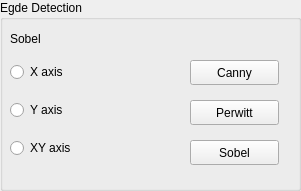
        <widget class="QGroupBox" name="GB_EdgeDetector">
         <property name="geometry">
          <rect>
           <x>219</x>
           <y>489</y>
           <width>301</width>
           <height>191</height>
          </rect>
         </property>
         <property name="title">
          <string>Egde Detection</string>
         </property>
         <widget class="QLabel" name="label_7">
          <property name="geometry">
           <rect>
            <x>10</x>
            <y>30</y>
            <width>41</width>
            <height>17</height>
           </rect>
          </property>
          <property name="text">
           <string>Sobel</string>
          </property>
         </widget>
         <widget class="QWidget" name="verticalLayoutWidget_4">
          <property name="geometry">
           <rect>
            <x>10</x>
            <y>50</y>
            <width>81</width>
            <height>121</height>
           </rect>
          </property>
          <layout class="QVBoxLayout" name="verticalLayout_3">
           <item>
            <widget class="QRadioButton" name="RB_Xaxis_sobel">
             <property name="text">
              <string>X axis</string>
             </property>
            </widget>
           </item>
           <item>
            <widget class="QRadioButton" name="RB_Yaxis_sobel">
             <property name="text">
              <string>Y axis</string>
             </property>
            </widget>
           </item>
           <item>
            <widget class="QRadioButton" name="RB_XYaxis_sobel">
             <property name="text">
              <string>XY axis</string>
             </property>
            </widget>
           </item>
          </layout>
         </widget>
         <widget class="QPushButton" name="BT_SobelEdgeDetector">
          <property name="geometry">
           <rect>
            <x>190</x>
            <y>140</y>
            <width>89</width>
            <height>25</height>
           </rect>
          </property>
          <property name="text">
           <string>Sobel</string>
          </property>
         </widget>
         <widget class="QPushButton" name="BT_PerwittEdgeDetector">
          <property name="geometry">
           <rect>
            <x>190</x>
            <y>100</y>
            <width>89</width>
            <height>25</height>
           </rect>
          </property>
          <property name="text">
           <string>Perwitt</string>
          </property>
         </widget>
         <widget class="QPushButton" name="BT_CannyEdgeDetector">
          <property name="geometry">
           <rect>
            <x>190</x>
            <y>60</y>
            <width>89</width>
            <height>25</height>
           </rect>
          </property>
          <property name="text">
           <string>Canny</string>
          </property>
         </widget>
        </widget>
